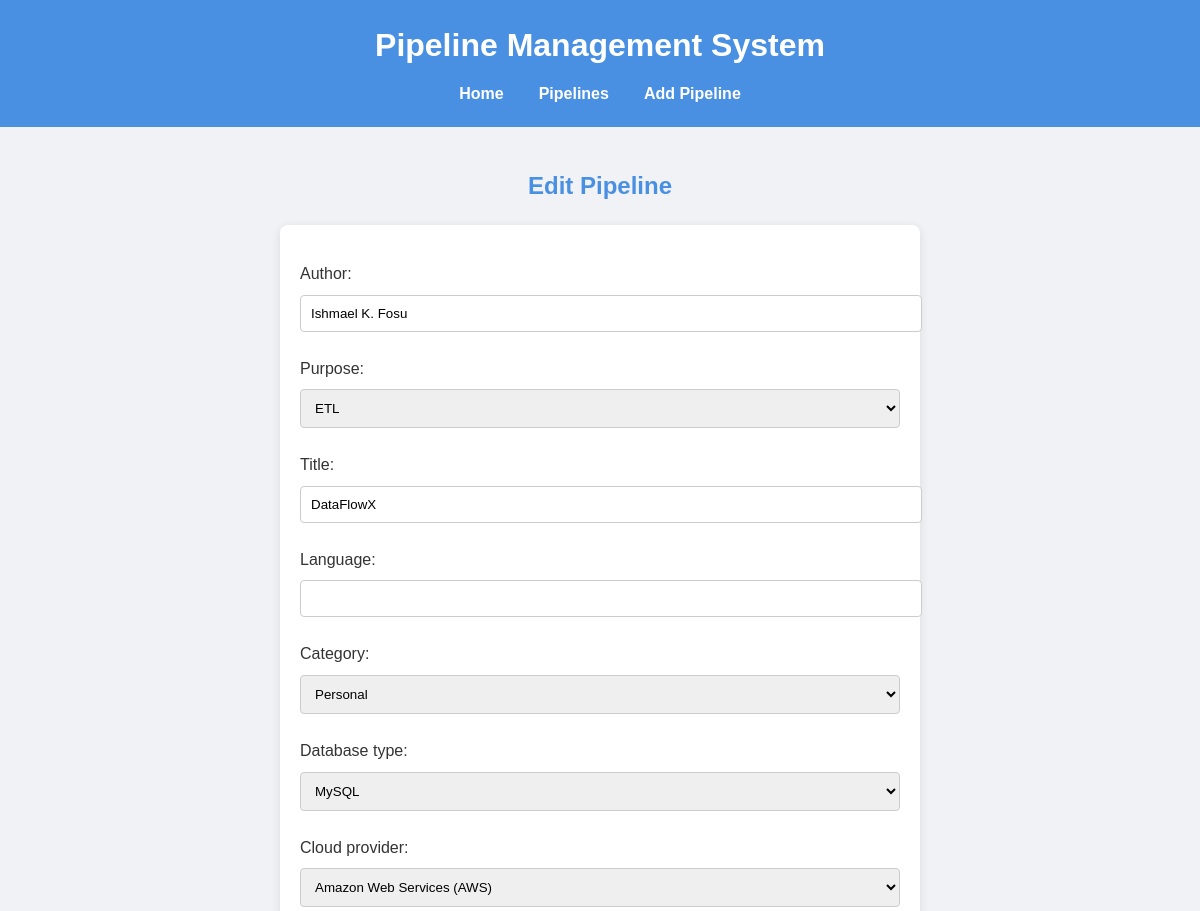
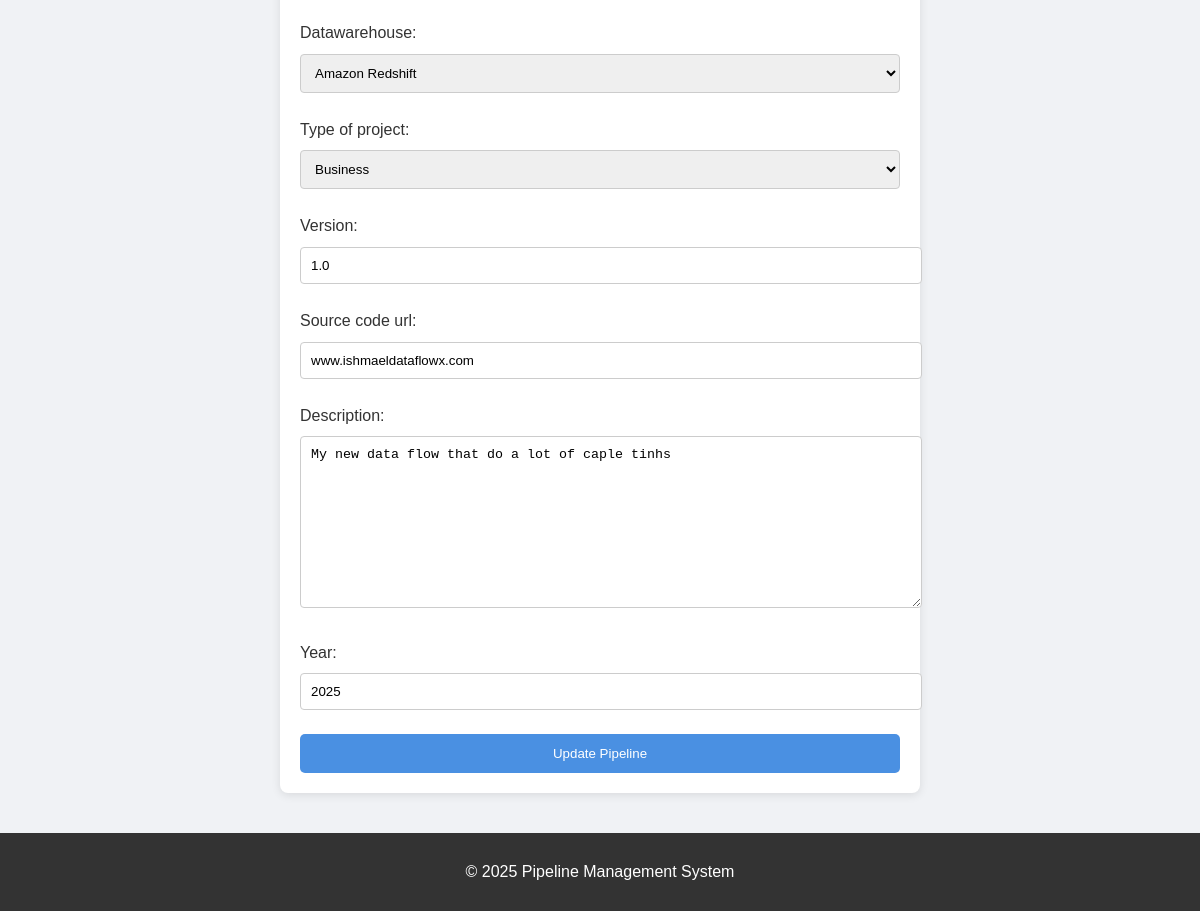
The page /pipelines/2/edit/ on the database its author committed (2 pictures, top to bottom).
### DeLib/models.py (models this page shows)
class PipelineDetails(models.Model):
    project_purpose_choices = [
        ('ETL', 'ETL'),
        ('Data Analysis', 'Data Analysis'),
        ('Data Visualization', 'Data Visualization'),
        ('Data Modeling', 'Data Modeling'),
        ('Data Warehousing', 'Data Warehousing'),
        ('Data Lake', 'Data Lake'),
        ('Data Science', 'Data Science'),
        ('Machine Learning', 'Machine Learning'),
        ('Deep Learning', 'Deep Learning'),
        ('Natural Language Processing', 'Natural Language Processing'),
        ('Computer Vision', 'Computer Vision'),
        ('Big Data', 'Big Data'),
        ('Data Engineering', 'Data Engineering'),
        ('Data Governance', 'Data Governance'),
        ('Data Quality', 'Data Quality'),
        ('Data Security', 'Data Security'),
        ('Data Privacy', 'Data Privacy'),
        ('Data Catalog', 'Data Catalog'),
        ('Data Lineage', 'Data Lineage'),
        ('Data Profiling', 'Data Profiling'),
        ('Data Masking', 'Data Masking'),
        ('Data Monitoring', 'Data Monitoring'),
        ('Data Orchestration', 'Data Orchestration'),
        ('Data Pipelines', 'Data Pipelines'),
        ('Data Replication', 'Data Replication'),
        ('Data Integration', 'Data Integration'),
        ('Data Migration', 'Data Migration'),
        ('Data Transformation', 'Data Transformation'),
        ('Data Ingestion', 'Data Ingestion'),
        ('Data Streaming', 'Data Streaming'),
        ('Data Batch Processing', 'Data Batch Processing'),
        ('Data Real-time Processing', 'Data Real-time Processing')
    ]
    database_choices = [
        ('MySQL', 'MySQL'),
        ('PostgreSQL', 'PostgreSQL'),
        ('MongoDB', 'MongoDB'),
        ('Azure SQL Database', 'Azure SQL Database'),
        ('Amazon Redshift', 'Amazon Redshift'),
        ('Google Cloud Spanner', 'Google Cloud Spanner'),
        ('DynamoDB', 'DynamoDB'),
        ('Cassandra', 'Cassandra'),
        ('Snowflake', 'Snowflake'),
        ('Oracle Database', 'Oracle Database'),
        ('IBM Db2', 'IBM Db2'),
        ('SQL Server', 'SQL Server'),
        ('Sybase', 'Sybase'),
        ('MariaDB', 'MariaDB'),
        ('SQLite', 'SQLite'),
        ('Firebase', 'Firebase'),
        ('Google Cloud Firestore', 'Google Cloud Firestore'),
        ('Google Cloud Bigtable', 'Google Cloud Bigtable'),
        ('Apache Cassandra', 'Apache Cassandra')
    ]
    datawarehouse_choices = [
        ('Amazon Redshift', 'Amazon Redshift'),
        ('Google Cloud Spanner', 'Google Cloud Spanner'),
        ('Snowflake', 'Snowflake'),
        ('Oracle Database', 'Oracle Database'),
        ('IBM Db2', 'IBM Db2'),
        ('SQL Server', 'SQL Server'),
        ('MariaDB', 'MariaDB'),
        ('Google Cloud Firestore', 'Google Cloud Firestore'),
        ('Google Cloud Bigtable', 'Google Cloud Bigtable')
    ]
    cloud_provider_choices = [
        ('AWS', 'Amazon Web Services (AWS)'),
        ('Azure', 'Microsoft Azure'),
        ('GCP', 'Google Cloud Platform (GCP)'),
        ('IBM Cloud', 'IBM Cloud'),
        ('Oracle Cloud', 'Oracle Cloud'),
        ('Alibaba Cloud', 'Alibaba Cloud'),
        ('Snowflake', 'Snowflake'),
        ('Databricks', 'Databricks'),
        ('Cloudera', 'Cloudera'),
        ('BigQuery', 'Google BigQuery'),
        ('Redshift', 'Amazon Redshift'),
        ('Synapse', 'Azure Synapse Analytics'),
        ('Dremio', 'Dremio'),
        ('Flink', 'Apache Flink Cloud Services'),
        ('Confluent', 'Confluent Cloud (Kafka)'),
        ('DataBricks', 'DataBricks on AWS/Azure'),
        ('Firebolt', 'Firebolt'),
        ('ClickHouse', 'ClickHouse Cloud'),
        ('ElasticSearch', 'Elastic Cloud'),
        ('MinIO', 'MinIO Object Storage')
    ]
    project_type_choices = [
        ('Business', 'Business'),
        ('Education', 'Education'),
        ('Government', 'Government'),
        ('Healthcare', 'Healthcare'),
        ('Insurance', 'Insurance'),
        ('Manufacturing', 'Manufacturing'),
        ('Retail', 'Retail'),
        ('Service', 'Service'),
        ('Technology', 'Technology'),
        ('Transportation', 'Transportation'),
        ('Other', 'Other')
    ]
    category_choices = [
        ('Personal', 'Personal'),
        ('Company', 'Company'),
        ('Group', 'Group'),
        ('Community', 'Community')
    ]
    author = models.CharField(max_length=100)
    purpose = models.CharField(max_length=100, choices=project_purpose_choices, default='ETL')
    title = models.CharField(max_length=100)
    language = models.CharField(max_length=250)
    category = models.CharField(max_length=100, choices=category_choices, default='Personal')
    database_type = models.CharField(max_length=100, choices=database_choices, default='MySQL')
    cloud_provider = models.CharField(max_length=100, choices=cloud_provider_choices, default='AWS')
    datawarehouse = models.CharField(max_length=100, choices=datawarehouse_choices, default='Amazon Redshift')
    type_of_project = models.CharField(max_length=100, choices=project_type_choices, default='Business')
    version = models.CharField(max_length=50)
    source_code_url = models.URLField(max_length=250)
    description = models.TextField()
    year = models.IntegerField()

### DeLib/views.py (the view)
# urls.py: path('pipelines/<int:pk>/edit/', views.pipeline_edit, name='pipeline_edit'),
def pipeline_edit(request, pk):
    pipeline = get_object_or_404(PipelineDetails, pk=pk)
    if request.method == 'POST':
        form = PipelineDetailsForm(request.POST, instance=pipeline)
        if form.is_valid():
            form.save()
            return redirect('pipeline_detail', pk=pipeline.pk)
    else:
        form = PipelineDetailsForm(instance=pipeline)
    return render(request, 'pipelines/edit.html', {'form': form, 'pipeline': pipeline})

### DeLib/forms.py
class PipelineDetailsForm(forms.ModelForm):
    class Meta:
        model = PipelineDetails
        fields = '__all__'

### DeLib/templates/pipelines/edit.html (shortened to what this page needs)
{% extends 'base.html' %}
{% block content %}
<h2>Edit Pipeline</h2>
<form method="post">
    {{ form.as_p }}
    <button type="submit">Update Pipeline</button>
</form>
{% endblock %}

### rows shown on the page
PipelineDetails: author "Ishmael K. Fosu", purpose "ETL", title "DataFlowX", category "Personal", database_type "MySQL", cloud_provider "Amazon Web Services (AWS)", datawarehouse "Amazon Redshift", type_of_project "Business", version "1.0", source_code_url "www.ishmaeldataflowx.com", description "My new data flow that do a lot of caple tinhs", year "2025"
